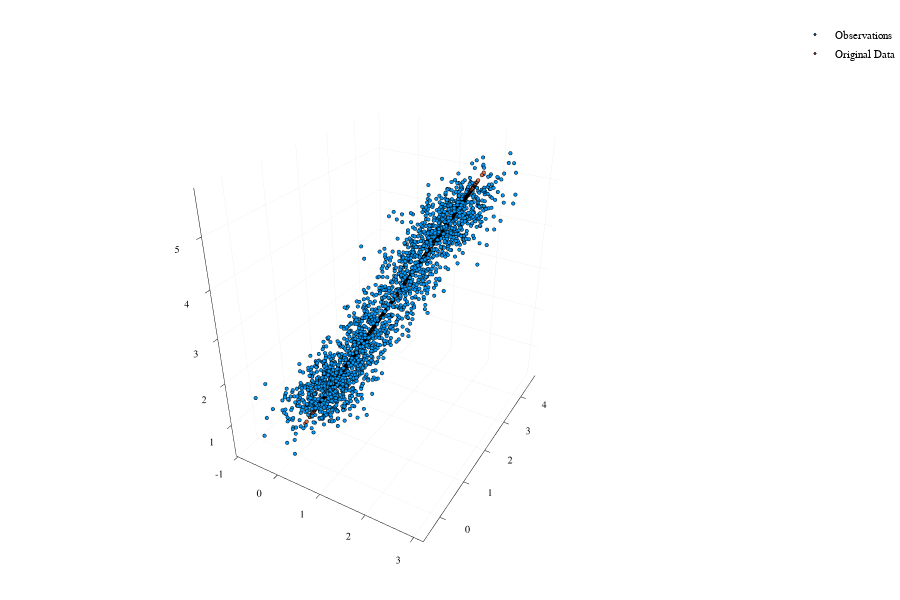

The notebook cell saved with this chart:
### Code cell
scatter3d(ax,ay,az,markersize=.6,label = "Observations")
scatter3d!(ox,oy,oz,markersize = .6 , label = "Original Data")

### Figure 1 — Plotly figure (JSON) as saved in the notebook; plotly's stock layout.template omitted (floating-point values rounded to 4 significant figures; data arrays with more than 128 entries replaced by an {"elided": "..."} marker saying what was removed)
{"data": [{"colorbar": {"title": ""}, "hoverinfo": "text", "legendgroup": "Observations", "marker": {"color": "rgba(0, 154, 250, 1.000)", "line": {"color": "rgba(0, 0, 0, 1.000)", "width": 1}, "size": 1.2, "symbol": "circle"}, "mode": "markers", "name": "Observations", "showlegend": true, "text": {"elided": "2000 null values"}, "type": "scatter3d", "x": {"elided": "2000 float values"}, "xaxis": "x1", "y": {"elided": "2000 float values"}, "yaxis": "y1", "z": {"elided": "2000 float values"}, "zmax": 0.1, "zmin": -0.1}, {"colorbar": {"title": ""}, "hoverinfo": "text", "legendgroup": "Original Data", "marker": {"color": "rgba(227, 111, 71, 1.000)", "line": {"color": "rgba(0, 0, 0, 1.000)", "width": 1}, "size": 1.2, "symbol": "circle"}, "mode": "markers", "name": "Original Data", "showlegend": true, "text": {"elided": "2000 null values"}, "type": "scatter3d", "x": {"elided": "2000 float values"}, "xaxis": "x1", "y": {"elided": "2000 float values"}, "yaxis": "y1", "z": {"elided": "2000 float values"}, "zmax": 0.1, "zmin": -0.1}], "layout": {"annotations": [], "height": 600, "legend": {"bgcolor": "rgba(255, 255, 255, 1.000)", "bordercolor": "rgba(0, 0, 0, 1.000)", "font": {"color": "rgba(0, 0, 0, 1.000)", "family": "sans-serif", "size": 11}, "tracegroupgap": 0, "x": 1, "y": 1}, "margin": {"b": 20, "l": 0, "r": 0, "t": 20}, "paper_bgcolor": "rgba(255, 255, 255, 1.000)", "plot_bgcolor": "rgba(255, 255, 255, 1.000)", "scene": {"camera": {"eye": {"x": 1.126, "y": -1.95, "z": 1.3}}, "xaxis": {"anchor": "y1", "domain": [0.01425, 0.9956], "gridcolor": "rgba(0, 0, 0, 0.100)", "gridwidth": 0.5, "linecolor": "rgba(0, 0, 0, 1.000)", "mirror": false, "range": [-1.043, 3.189], "showgrid": true, "showline": true, "showticklabels": true, "tickangle": 0, "tickcolor": "rgb(0, 0, 0)", "tickfont": {"color": "rgba(0, 0, 0, 1.000)", "family": "sans-serif", "size": 11}, "tickmode": "array", "ticks": "inside", "ticktext": ["-1", "0", "1", "2", "3"], "tickvals": [-1, 0, 1, 2, 3], "title": "", "titlefont": {"color": "rgba(0, 0, 0, 1.000)", "family": "sans-serif", "size": 15}, "type": "-", "visible": true, "zeroline": false, "zerolinecolor": "rgba(0, 0, 0, 1.000)"}, "yaxis": {"anchor": "x1", "domain": [0.02508, 0.9934], "gridcolor": "rgba(0, 0, 0, 0.100)", "gridwidth": 0.5, "linecolor": "rgba(0, 0, 0, 1.000)", "mirror": false, "range": [-0.6303, 4.921], "showgrid": true, "showline": true, "showticklabels": true, "tickangle": 0, "tickcolor": "rgb(0, 0, 0)", "tickfont": {"color": "rgba(0, 0, 0, 1.000)", "family": "sans-serif", "size": 11}, "tickmode": "array", "ticks": "inside", "ticktext": ["0", "1", "2", "3", "4"], "tickvals": [0, 1, 2, 3, 4], "title": "", "titlefont": {"color": "rgba(0, 0, 0, 1.000)", "family": "sans-serif", "size": 15}, "type": "-", "visible": true, "zeroline": false, "zerolinecolor": "rgba(0, 0, 0, 1.000)"}, "zaxis": {"gridcolor": "rgba(0, 0, 0, 0.100)", "gridwidth": 0.5, "linecolor": "rgba(0, 0, 0, 1.000)", "mirror": false, "range": [0.205, 5.85], "showgrid": true, "showline": true, "showticklabels": true, "tickangle": 0, "tickcolor": "rgb(0, 0, 0)", "tickfont": {"color": "rgba(0, 0, 0, 1.000)", "family": "sans-serif", "size": 11}, "tickmode": "array", "ticks": "inside", "ticktext": ["1", "2", "3", "4", "5"], "tickvals": [1, 2, 3, 4, 5], "title": "", "titlefont": {"color": "rgba(0, 0, 0, 1.000)", "family": "sans-serif", "size": 15}, "type": "-", "visible": true, "zeroline": false, "zerolinecolor": "rgba(0, 0, 0, 1.000)"}}, "showlegend": true, "width": 900}}
